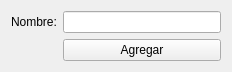
<?xml version="1.0" encoding="UTF-8"?>
<ui version="4.0">
 <class>NuevoEdificio</class>
 <widget class="QWidget" name="NuevoEdificio">
  <property name="geometry">
   <rect>
    <x>0</x>
    <y>0</y>
    <width>232</width>
    <height>67</height>
   </rect>
  </property>
  <property name="windowTitle">
   <string>Nuevo Edificio</string>
  </property>
  <property name="windowIcon">
   <iconset>
    <normaloff>../icons/building.png</normaloff>../icons/building.png</iconset>
  </property>
  <layout class="QGridLayout" name="gridLayout">
   <item row="0" column="0">
    <widget class="QLabel" name="label">
     <property name="text">
      <string>Nombre:</string>
     </property>
    </widget>
   </item>
   <item row="0" column="1">
    <widget class="QLineEdit" name="lineEdit"/>
   </item>
   <item row="1" column="1">
    <widget class="QPushButton" name="pushButton">
     <property name="text">
      <string>Agregar</string>
     </property>
     <property name="autoDefault">
      <bool>true</bool>
     </property>
    </widget>
   </item>
  </layout>
 </widget>
 <tabstops>
  <tabstop>lineEdit</tabstop>
 </tabstops>
 <resources/>
 <connections/>
</ui>
